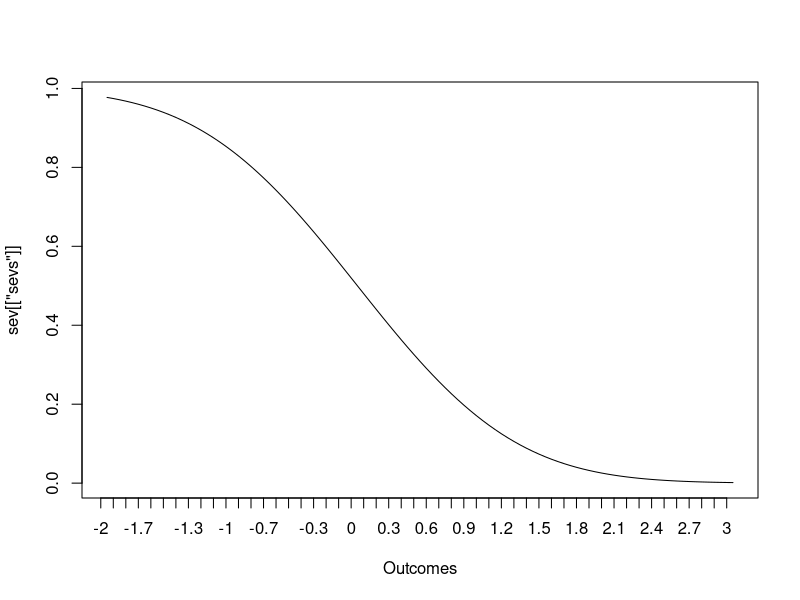

Write R code to recreate this figure.
SEV <- function(h0 = 0, h1 = "greater", sig = 0.05, sd = 2, n = 100,
                outcome = 0.4, range = c(0, 1), interval = 0.01,
                distr = pnorm) {

  # Do sig test.
  .se <- sd/sqrt(n)
  .z <- (outcome-h0)/.se
  .p <- 1-distr(.z)
  .sig <- .p <= sig
  if (!.sig) {
    warning(paste0("p = ", round(.p,4), " < ", round(sig, 4),
                   "! Do not interpret severity."))
    }

  # Get hypothetical discrepancies.
  .ds <- seq(range[1], range[2], interval)
  .x <- seq(1, length(.ds), 1)

  # Get SEV for hypothetical discrepancies.
  .zs <- .ds/.se
  print(.zs)
  .zs <- .zs - .z
  print(.zs)
  .sevs <- 1-distr(.zs)
  print(.sevs)

  # Return everything.
  list(se = .se, z = .z, p = .p, sig = .sig, x = .x, ds = .ds, zs = .zs,
             sevs = .sevs, p.h0 = h0, p.h1 = h1, p.sig = sig, p.sd = sd,
             p.n = n, p.outcome = outcome)
}


# Pass the result of SEV() and a discrepancy that you want the SEV value for.
SEV.query <- function(mu, sev, distr = pnorm) {
  if (!sev[["sig"]]) {
    warning(paste0("p = ", round(sev[["p"]],4), " < ", round(sev[["p.sig"]],4),
                   "! Do not interpret severity."))
  }
  .z <- (mu-sev[["p.outcome"]])/sev[["se"]]
  1-distr(.z)
}

# Some configurability by passing custom distribution function.
# Get severity for t Test and H0: mu = 1; H1: mu > 1.
# tdist <- function(q) { pt(q = q, df = n - 1) }
# sev <- SEV(distr = tdist)

sev <- SEV()
plot(sev[["sevs"]], type = "l", xaxt="n", xlab = "Outcomes")
axis(1, at = seq(0, 100, 2), labels = seq(-2, +3, 0.1))
print(SEV.query(mu = 0.2, sev = sev))
